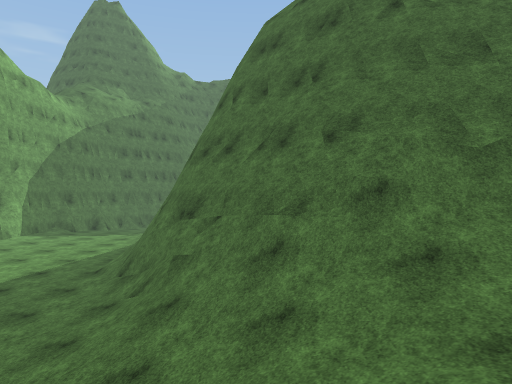
view 1 (above)

14 first-person views from a walk through a 3-D level made in the Unity game engine. The camera is 1.2 m above the floor, looks level and sees 70° across. The floor is counted in squares, 2 m on a side. Each view is taken from the middle of a square. On the plan, view 1 faces up. The plan holds only what a view shows up to about 10 squares ahead; the rest is blank. The place goes on beyond the plan. The player character is not drawn. Surface patterns are stand-ins for the level's own textures.

view 2
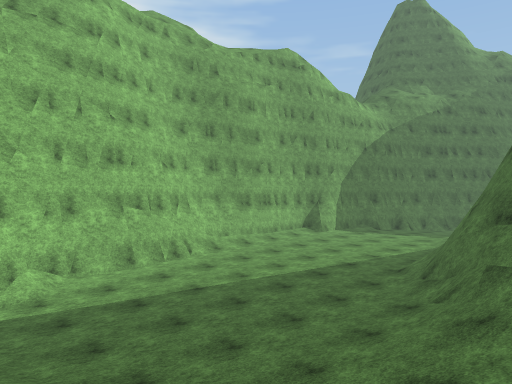

view 3
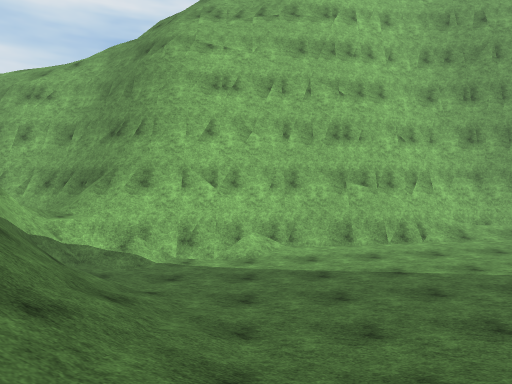

view 4
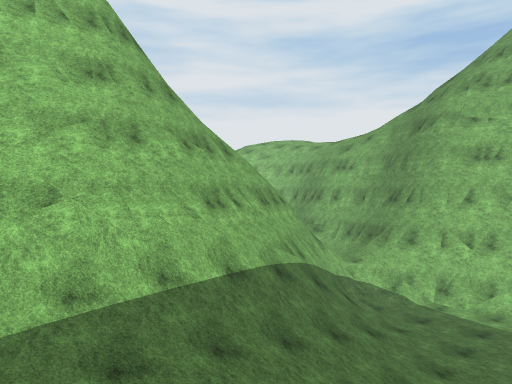

view 5
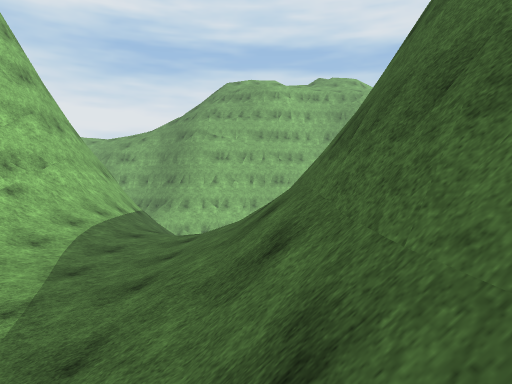

view 6
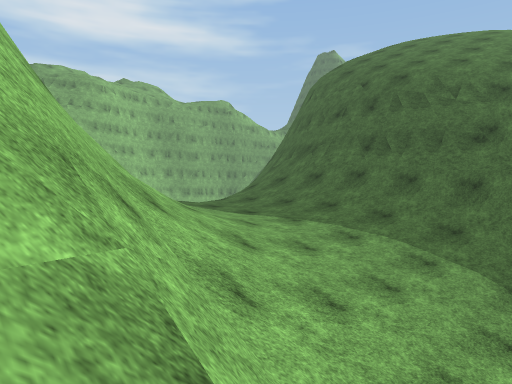

view 7
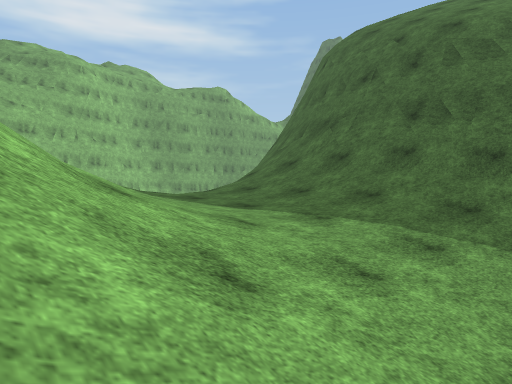

view 8
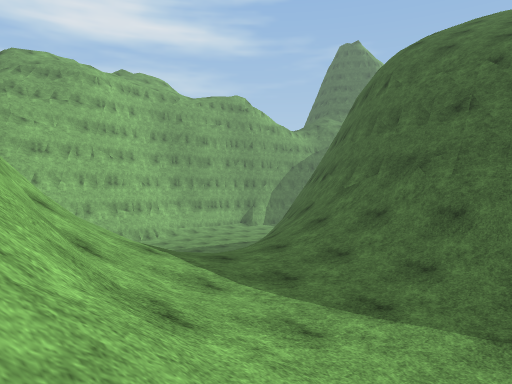

view 9
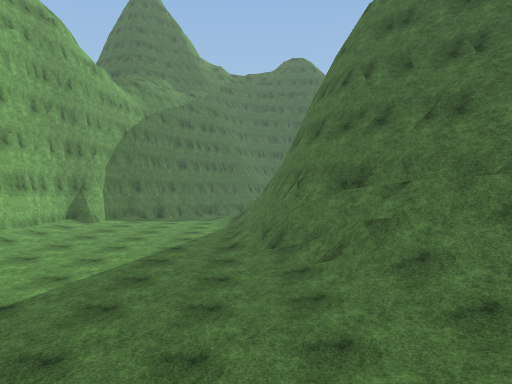

view 10
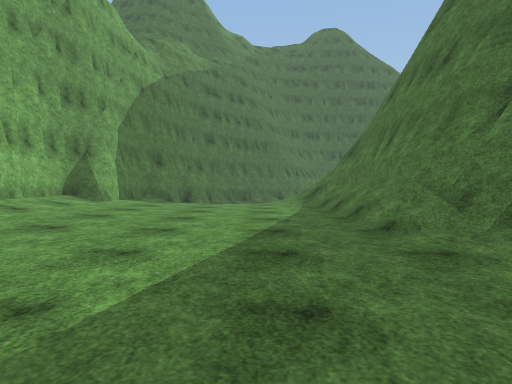

view 11
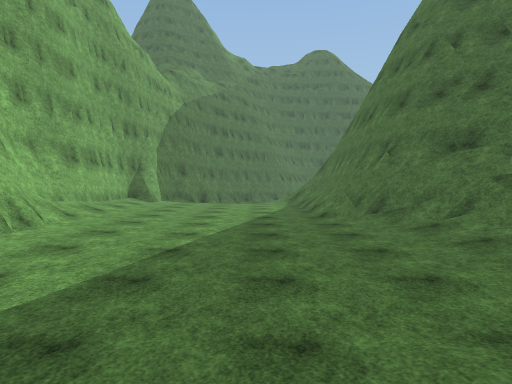

view 12
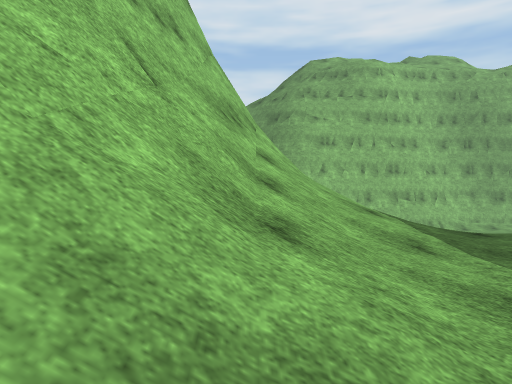

view 13
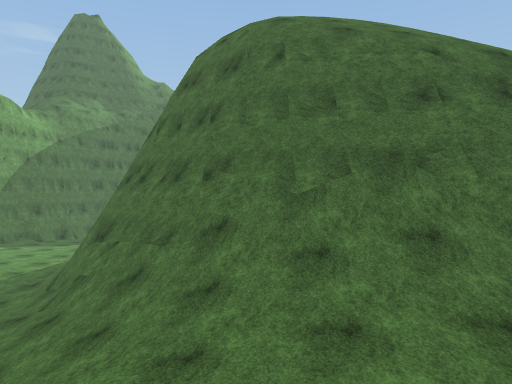

view 14
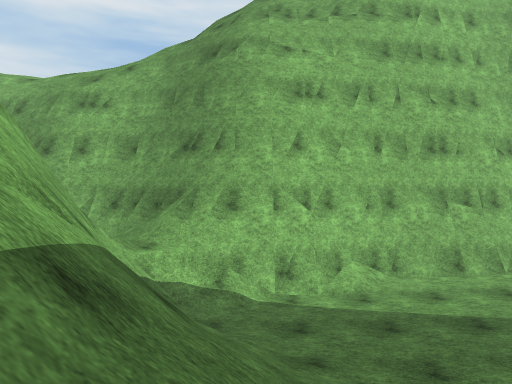

### Floor plan
Key: @ floor where view 1 was taken; # wall or solid block; . main floor; - floor 0.75 m lower than the main floor; : floor 1 m higher than the main floor; + floor 1.75 m higher than the main floor; * floor 2.5 m higher than the main floor; / step, stairs or slope; = window, fence, low wall or low ledge; ^ raised ledge; v drop or lower ground.
Columns run from 11 left of view 1 to 11 right of it. Each row starts with its distance up from view 1.
 11  #::..../#v
 10 v#::..../#vv/
  9 v#/...../# vv/////
  8 v#/...../##vv//////
  7 v#/......###vv/////
  6 v##......//### //////
  5 v #......///#####vvv/
  4 v #.-----///////#####
  3 v #.-----.////////////
  2 v #/-----.///**///////
  1  v##---//////*****+///
  0 /v #/-/////@//****+://
 -1 vv ##///////////////:/
 -2 vv ############///////
 -3 vvv^  vvv#  ######////
 -4 /vv     ==vvvv   ####=
 -5 /vv                v##/
 -6 vv
 -7 v

Positions as (right, up) in squares from view 1, and headings:
1: (0, 0), facing up
2: (0, 0), facing up-left
3: (0, 2), facing left
4: (3, 4), facing down-left
5: (10, 3), facing left
6: (11, -5), facing up-left
7: (9, -3), facing up-left
8: (7, -3), facing up-left
9: (-3, 0), facing up
10: (-5, 4), facing up
11: (-5, 0), facing up
12: (7, -2), facing left
13: (2, -1), facing up
14: (-1, 0), facing left
